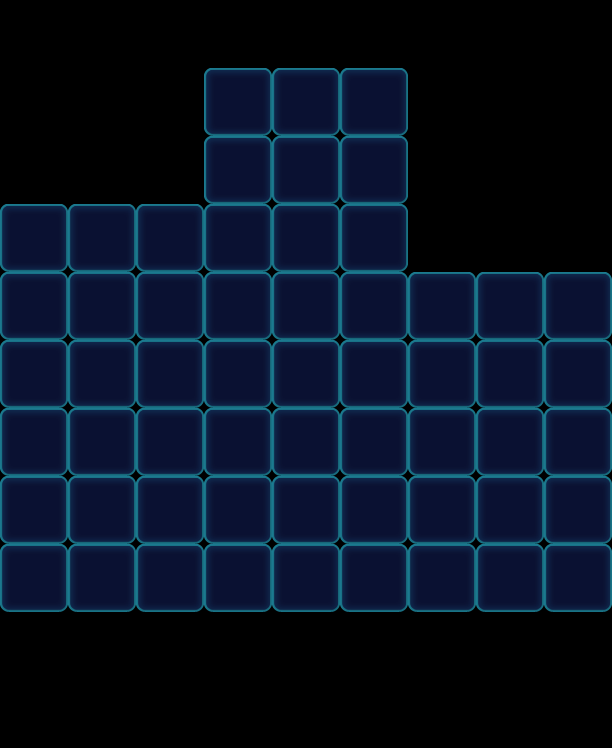

Rendered tile map (Tiled .tmx) drawn with the repository's tilesets; below, a short description and the map source with its tile grids summarised:
An orthogonal 9x11 tile map with 68x68 px tiles, 1 tile layer (Valid), 2 tilesets and 62 objects (32x Floor, 11x Stone, 10x Ice, 9x Factory_Normal).

<map version="1.0" orientation="orthogonal" width="9" height="11" tilewidth="68" tileheight="68">
 <tileset firstgid="1" name="game_grid1" tilewidth="68" tileheight="68">
  <image source="game_grid1.png" width="68" height="68" />
 </tileset>
 <tileset firstgid="2" name="map" tilewidth="68" tileheight="68">
  <image source="map.png" width="1024" height="1024" />
 </tileset>
 <layer name="Valid" width="9" height="11">
  <data>[99 cells, 57 non-empty, 1 distinct tile ids]</data>
 </layer>
 <objectgroup name="BottomObj" width="9" height="11">
  <object name="Jelly2" type="Floor" gid="33" x="272" y="408">
   <properties>
    <property name="Layers" value="2" />
   </properties>
  </object>
  <object name="Jelly2" type="Floor" gid="33" x="272" y="544">
   <properties>
    <property name="Layers" value="2" />
   </properties>
  </object>
  <object name="Jelly2" type="Floor" gid="33" x="272" y="204">
   <properties>
    <property name="Layers" value="2" />
   </properties>
  </object>
  <object name="Jelly2" type="Floor" gid="33" x="272" y="136">
   <properties>
    <property name="Layers" value="2" />
   </properties>
  </object>
  <object name="Jelly2" type="Floor" gid="33" x="272" y="340">
   <properties>
    <property name="Layers" value="2" />
   </properties>
  </object>
  <object name="Jelly2" type="Floor" gid="33" x="272" y="476">
   <properties>
    <property name="Layers" value="2" />
   </properties>
  </object>
  <object name="Jelly2" type="Floor" gid="33" x="272" y="272">
   <properties>
    <property name="Layers" value="2" />
   </properties>
  </object>
  <object name="Jelly2" type="Floor" gid="33" x="272" y="612">
   <properties>
    <property name="Layers" value="2" />
   </properties>
  </object>
  <object name="Jelly2" type="Floor" gid="33" x="204" y="204">
   <properties>
    <property name="Layers" value="2" />
   </properties>
  </object>
  <object name="Jelly2" type="Floor" gid="33" x="204" y="612">
   <properties>
    <property name="Layers" value="2" />
   </properties>
  </object>
  <object name="Jelly2" type="Floor" gid="33" x="340" y="612">
   <properties>
    <property name="Layers" value="2" />
   </properties>
  </object>
  <object name="Jelly" type="Floor" gid="32" x="0" y="272">
   <properties>
    <property name="Layers" value="1" />
   </properties>
  </object>
  <object name="Jelly" type="Floor" gid="32" x="68" y="272">
   <properties>
    <property name="Layers" value="1" />
   </properties>
  </object>
  <object name="Jelly" type="Floor" gid="32" x="136" y="272">
   <properties>
    <property name="Layers" value="1" />
   </properties>
  </object>
  <object name="Jelly" type="Floor" gid="32" x="136" y="340">
   <properties>
    <property name="Layers" value="1" />
   </properties>
  </object>
  <object name="Jelly" type="Floor" gid="32" x="68" y="408">
   <properties>
    <property name="Layers" value="1" />
   </properties>
  </object>
  <object name="Jelly" type="Floor" gid="32" x="0" y="476">
   <properties>
    <property name="Layers" value="1" />
   </properties>
  </object>
  <object name="Jelly" type="Floor" gid="32" x="0" y="544">
   <properties>
    <property name="Layers" value="1" />
   </properties>
  </object>
  <object name="Jelly" type="Floor" gid="32" x="0" y="612">
   <properties>
    <property name="Layers" value="1" />
   </properties>
  </object>
  <object name="Jelly" type="Floor" gid="32" x="68" y="612">
   <properties>
    <property name="Layers" value="1" />
   </properties>
  </object>
  <object name="Jelly" type="Floor" gid="32" x="136" y="612">
   <properties>
    <property name="Layers" value="1" />
   </properties>
  </object>
  <object name="Jelly" type="Floor" gid="32" x="476" y="340">
   <properties>
    <property name="Layers" value="1" />
   </properties>
  </object>
  <object name="Jelly" type="Floor" gid="32" x="408" y="340">
   <properties>
    <property name="Layers" value="1" />
   </properties>
  </object>
  <object name="Jelly" type="Floor" gid="32" x="544" y="340">
   <properties>
    <property name="Layers" value="1" />
   </properties>
  </object>
  <object name="Jelly" type="Floor" gid="32" x="544" y="408">
   <properties>
    <property name="Layers" value="1" />
   </properties>
  </object>
  <object name="Jelly" type="Floor" gid="32" x="544" y="476">
   <properties>
    <property name="Layers" value="1" />
   </properties>
  </object>
  <object name="Jelly" type="Floor" gid="32" x="476" y="476">
   <properties>
    <property name="Layers" value="1" />
   </properties>
  </object>
  <object name="Jelly" type="Floor" gid="32" x="408" y="476">
   <properties>
    <property name="Layers" value="1" />
   </properties>
  </object>
  <object name="Jelly" type="Floor" gid="32" x="544" y="544">
   <properties>
    <property name="Layers" value="1" />
   </properties>
  </object>
  <object name="Jelly" type="Floor" gid="32" x="544" y="612">
   <properties>
    <property name="Layers" value="1" />
   </properties>
  </object>
  <object name="Jelly" type="Floor" gid="32" x="476" y="612">
   <properties>
    <property name="Layers" value="1" />
   </properties>
  </object>
  <object name="Jelly" type="Floor" gid="32" x="408" y="612">
   <properties>
    <property name="Layers" value="1" />
   </properties>
  </object>
 </objectgroup>
 <objectgroup name="MiddleObj" width="9" height="11" />
 <objectgroup color="#000000" name="TopObj" width="9" height="11">
  <object name="10" type="Factory_Normal" x="0" y="136" width="68" height="68">
   <properties>
    <property name="FactoryColorsConfig" value="Blue,Green,Yellow,Pink,Purple" />
   </properties>
  </object>
  <object name="10" type="Factory_Normal" x="68" y="136" width="68" height="68">
   <properties>
    <property name="FactoryColorsConfig" value="Blue,Green,Yellow,Pink,Purple" />
   </properties>
  </object>
  <object name="10" type="Factory_Normal" x="136" y="136" width="68" height="68">
   <properties>
    <property name="FactoryColorsConfig" value="Blue,Green,Yellow,Pink,Purple" />
   </properties>
  </object>
  <object name="10" type="Factory_Normal" x="204" y="0" width="68" height="68">
   <properties>
    <property name="FactoryColorsConfig" value="Blue,Green,Yellow,Pink,Purple" />
   </properties>
  </object>
  <object name="10" type="Factory_Normal" x="272" y="0" width="68" height="68">
   <properties>
    <property name="FactoryColorsConfig" value="Blue,Green,Yellow,Pink,Purple" />
   </properties>
  </object>
  <object name="10" type="Factory_Normal" x="340" y="0" width="68" height="68">
   <properties>
    <property name="FactoryColorsConfig" value="Blue,Green,Yellow,Pink,Purple" />
   </properties>
  </object>
  <object name="10" type="Factory_Normal" x="408" y="204" width="68" height="68">
   <properties>
    <property name="FactoryColorsConfig" value="Blue,Green,Yellow,Pink,Purple" />
   </properties>
  </object>
  <object name="10" type="Factory_Normal" x="476" y="204" width="68" height="68">
   <properties>
    <property name="FactoryColorsConfig" value="Blue,Green,Yellow,Pink,Purple" />
   </properties>
  </object>
  <object name="10" type="Factory_Normal" x="544" y="204" width="68" height="68">
   <properties>
    <property name="FactoryColorsConfig" value="Blue,Green,Yellow,Pink,Purple" />
   </properties>
  </object>
  <object name="Stone" type="Stone" gid="34" x="408" y="340">
   <properties>
    <property name="Layers" value="1" />
   </properties>
  </object>
  <object name="Stone" type="Stone" gid="34" x="476" y="340">
   <properties>
    <property name="Layers" value="1" />
   </properties>
  </object>
  <object name="Stone" type="Stone" gid="34" x="544" y="340">
   <properties>
    <property name="Layers" value="1" />
   </properties>
  </object>
  </objectgroup>
 <objectgroup color="#0000ff" name="CeilObj" width="9" height="11" />
</map>
<!-- 18 of 62 objects omitted -->
